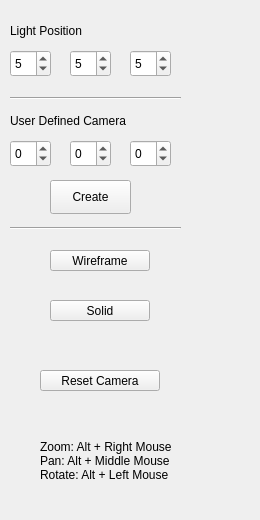
    <widget class="QWidget" name="tab">
     <attribute name="title">
      <string>Camera</string>
     </attribute>
     <widget class="QPushButton" name="pushButton_16">
      <property name="geometry">
       <rect>
        <x>40</x>
        <y>370</y>
        <width>120</width>
        <height>21</height>
       </rect>
      </property>
      <property name="text">
       <string>Reset Camera</string>
      </property>
     </widget>
     <widget class="QLabel" name="label_17">
      <property name="geometry">
       <rect>
        <x>10</x>
        <y>20</y>
        <width>141</width>
        <height>21</height>
       </rect>
      </property>
      <property name="text">
       <string>Light Position</string>
      </property>
     </widget>
     <widget class="QSpinBox" name="spinBox_7">
      <property name="geometry">
       <rect>
        <x>10</x>
        <y>50</y>
        <width>41</width>
        <height>27</height>
       </rect>
      </property>
      <property name="minimum">
       <number>-10</number>
      </property>
      <property name="maximum">
       <number>10</number>
      </property>
      <property name="value">
       <number>5</number>
      </property>
     </widget>
     <widget class="QSpinBox" name="spinBox_8">
      <property name="geometry">
       <rect>
        <x>70</x>
        <y>50</y>
        <width>41</width>
        <height>27</height>
       </rect>
      </property>
      <property name="minimum">
       <number>-10</number>
      </property>
      <property name="maximum">
       <number>10</number>
      </property>
      <property name="value">
       <number>5</number>
      </property>
     </widget>
     <widget class="QSpinBox" name="spinBox_9">
      <property name="geometry">
       <rect>
        <x>130</x>
        <y>50</y>
        <width>41</width>
        <height>27</height>
       </rect>
      </property>
      <property name="minimum">
       <number>-10</number>
      </property>
      <property name="maximum">
       <number>10</number>
      </property>
      <property name="value">
       <number>5</number>
      </property>
     </widget>
     <widget class="QLabel" name="label_19">
      <property name="geometry">
       <rect>
        <x>10</x>
        <y>110</y>
        <width>161</width>
        <height>21</height>
       </rect>
      </property>
      <property name="text">
       <string>User Defined Camera</string>
      </property>
     </widget>
     <widget class="QSpinBox" name="spinBox_10">
      <property name="geometry">
       <rect>
        <x>10</x>
        <y>140</y>
        <width>41</width>
        <height>27</height>
       </rect>
      </property>
      <property name="minimum">
       <number>-90</number>
      </property>
      <property name="maximum">
       <number>90</number>
      </property>
     </widget>
     <widget class="QSpinBox" name="spinBox_11">
      <property name="geometry">
       <rect>
        <x>70</x>
        <y>140</y>
        <width>41</width>
        <height>27</height>
       </rect>
      </property>
      <property name="minimum">
       <number>-90</number>
      </property>
      <property name="maximum">
       <number>90</number>
      </property>
     </widget>
     <widget class="QSpinBox" name="spinBox_12">
      <property name="geometry">
       <rect>
        <x>130</x>
        <y>140</y>
        <width>41</width>
        <height>27</height>
       </rect>
      </property>
      <property name="minimum">
       <number>-10</number>
      </property>
      <property name="maximum">
       <number>10</number>
      </property>
     </widget>
     <widget class="QPushButton" name="pushButton_20">
      <property name="geometry">
       <rect>
        <x>50</x>
        <y>180</y>
        <width>81</width>
        <height>34</height>
       </rect>
      </property>
      <property name="text">
       <string>Create</string>
      </property>
     </widget>
     <widget class="Line" name="line">
      <property name="geometry">
       <rect>
        <x>10</x>
        <y>90</y>
        <width>171</width>
        <height>16</height>
       </rect>
      </property>
      <property name="orientation">
       <enum>Qt::Horizontal</enum>
      </property>
     </widget>
     <widget class="Line" name="line_2">
      <property name="geometry">
       <rect>
        <x>10</x>
        <y>220</y>
        <width>171</width>
        <height>16</height>
       </rect>
      </property>
      <property name="orientation">
       <enum>Qt::Horizontal</enum>
      </property>
     </widget>
     <widget class="QPushButton" name="pushButton">
      <property name="geometry">
       <rect>
        <x>50</x>
        <y>250</y>
        <width>100</width>
        <height>21</height>
       </rect>
      </property>
      <property name="minimumSize">
       <size>
        <width>0</width>
        <height>0</height>
       </size>
      </property>
      <property name="text">
       <string>Wireframe</string>
      </property>
      <property name="icon">
       <iconset>
        <normaloff>:/StarterCode/Images/wireframe.png</normaloff>:/StarterCode/Images/wireframe.png</iconset>
      </property>
      <property name="iconSize">
       <size>
        <width>50</width>
        <height>50</height>
       </size>
      </property>
     </widget>
     <widget class="QPushButton" name="pushButton_4">
      <property name="geometry">
       <rect>
        <x>50</x>
        <y>300</y>
        <width>100</width>
        <height>21</height>
       </rect>
      </property>
      <property name="minimumSize">
       <size>
        <width>0</width>
        <height>0</height>
       </size>
      </property>
      <property name="text">
       <string>Solid</string>
      </property>
      <property name="icon">
       <iconset>
        <normaloff>:/StarterCode/Images/solid.jpg</normaloff>:/StarterCode/Images/solid.jpg</iconset>
      </property>
      <property name="iconSize">
       <size>
        <width>50</width>
        <height>50</height>
       </size>
      </property>
     </widget>
     <widget class="QLabel" name="label_6">
      <property name="geometry">
       <rect>
        <x>40</x>
        <y>410</y>
        <width>211</width>
        <height>101</height>
       </rect>
      </property>
      <property name="text">
       <string>Zoom: Alt + Right Mouse
Pan: Alt + Middle Mouse
Rotate: Alt + Left Mouse</string>
      </property>
     </widget>
    </widget>
